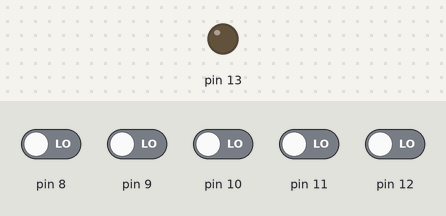
Bench run of a sketch on a simulated Arduino Uno, built with avr-gcc and run on an emulated ATmega328P. Shown: output pins drawn as LEDs (lit = HIGH). The inputs (shaded band) are chosen by the test bench; at power-on: pin 8–12 LOW.

Above: at 3.8 s.
3.9 s: pin 8 driven HIGH and pin 9 driven HIGH and pin 10 driven HIGH and pin 11 driven HIGH and pin 12 driven HIGH
At 5.2 s:
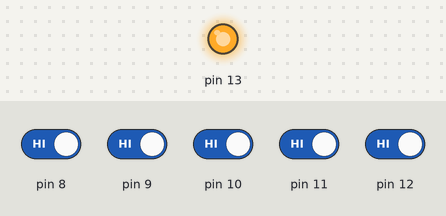
5.5 s: pin 8 driven LOW
At 7.0 s:
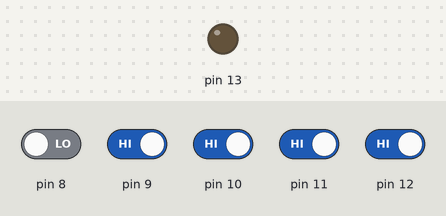
7.5 s: pin 8 driven HIGH
At 8.5 s:
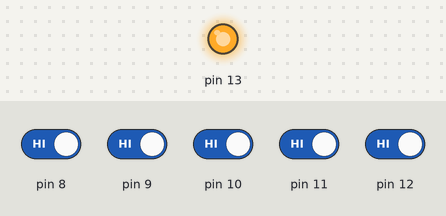
Timing chart, 0 to 10.5 s (numbered marks = the images above; inputs shaded):
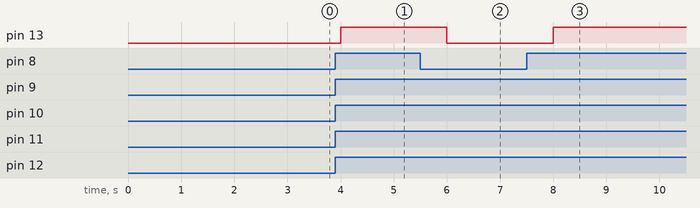

The sketch:

or.ino
```cpp
void setup(){
  //Serial.begin(9600);
  pinMode(13, OUTPUT);

}

void loop(){
  delay(1000);
  //read the pushbutton value into a variable
  int sensorVal = 0;
  //OR all the input together
  for(int i=8;i<=12;i++){
    if(digitalRead(i))
      Serial.println("h");
    else{
      sensorVal = HIGH;
      Serial.println("l");
    }
  }
  //Inverted logic
  if (sensorVal == HIGH) {
    digitalWrite(13,LOW);
    Serial.println("lowout");
  }
  else {
    digitalWrite(13,HIGH);
    Serial.println("highout");
  }
}
```

Measured:
- after the input at 3.9 s, pin 13: LOW → HIGH after 0.10 s
- after the input at 5.5 s, pin 13: HIGH → LOW after 0.50 s
- after the input at 7.5 s, pin 13: LOW → HIGH after 0.50 s
